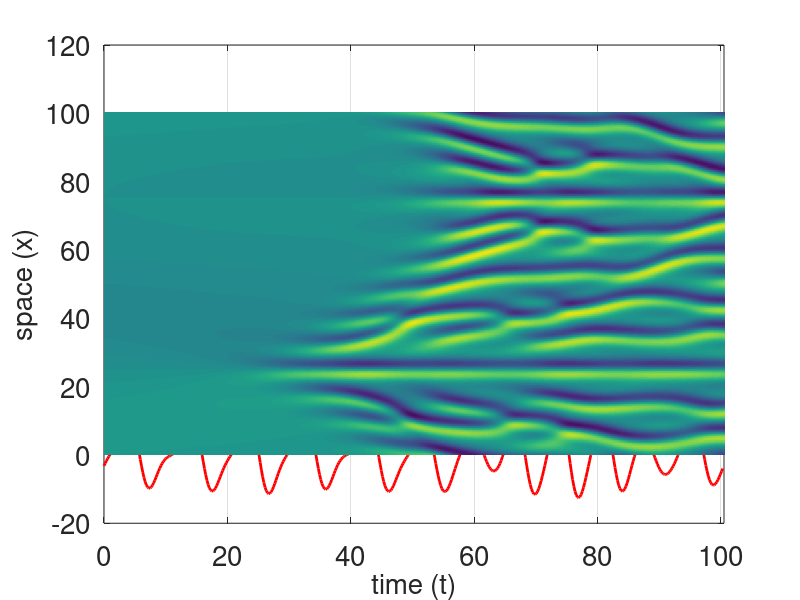

The MATLAB source for this figure:
function KdVrkm()
close all
fsz = 20; % fontsize
% solves u_t + u_{xxxx} + u_{xx} + (0.5u^2)_x = 0, i.e.,
% u_t = -u_{xxxx} - u_{xx} - (0.5u^2)_x


N = 512;
L = 32*pi;
x = linspace(0,32*pi,N+1);
x(N + 1) = [];
k = -N/2 : (N/2 - 1); % wave numbers
u = zeros(1,N);
% initial data
u0 = cos(x/16).*(1+sin(x/16));

dt = 0.1; % time step
figure; clf; 
hpic = plot(x,u0,'LineWidth',2,'color','r'); % plot of the numerical solution
hold on;
grid
xlim([0,L]);
set(gca,'Fontsize',fsz);
xlabel('x','FontSize',fsz);
ylabel('u','FontSize',fsz);
drawnow
%
tmax = 200;
t = 0;
freq = k.*(2*pi/L); % frequencies
freq2 = freq.^2;
freq4 = freq.^4;
forwardexp=exp((freq2-freq4)*dt); % in the Fourier space, uhat = e3.*vhat
tvec = 0:dt:200;
UData = zeros(length(x),length(tvec));
UData(:,1) = u0;
index = 1;
while (t<tmax) 
    index = index + 1;
    t=t+dt;
    vhat=fftshift(fft(u0)); % v in the Fourier space
    % RK4 step in the Fourier space
    k1=rhs(0,vhat);
    k2=rhs(0.5*dt,vhat+0.5*dt*k1);
    k3=rhs(0.5*dt,vhat+0.5*dt*k2);
    k4=rhs(dt,vhat+dt*k3);
    vhat_new=vhat+dt*(k1+2*k2+2*k3+k4)/6;
    % return to the original space and the original variable u
    unew=ifft(ifftshift(forwardexp.*vhat_new)); % return to u in the x-space
    set(hpic,'xdata',x,'ydata',real(unew));
    u0=unew;
    drawnow
    UData(:,index) = real(u0);
end
close all
imagesc(tvec,x,UData)
xlabel('time (t)')
ylabel('space (x)')
end
%%
function RHSvhat=rhs(dt,vhat)
% v should be a row vector
% RHSvhat = - e^{-tL}(1i*k*hat{(e^{tL}v)^2/2} 
N=size(vhat,2);
L = 32*pi;
k=-N/2 : (N/2 - 1);
freq =k.*(2*pi/N);
freq2 = freq.^2;
freq4 = freq.^4;
forwardexp=exp((freq2-freq4)*dt);
backwardexp=exp(-(freq2-freq4)*dt);
vhat1=vhat.*forwardexp;          % e^{tL}v in the Fourier space 
v1=ifft(ifftshift(vhat1));      % exp(tL)v in the x-space
v2=0.5*v1.^2;          % [exp(tL)v]^2 in the x-space
RHSvhat=-backwardexp.*(1i*freq).*fftshift(fft(v2)); % exp(-tL)[[(exp(tL)v)]_x] in the Fourier space
end
